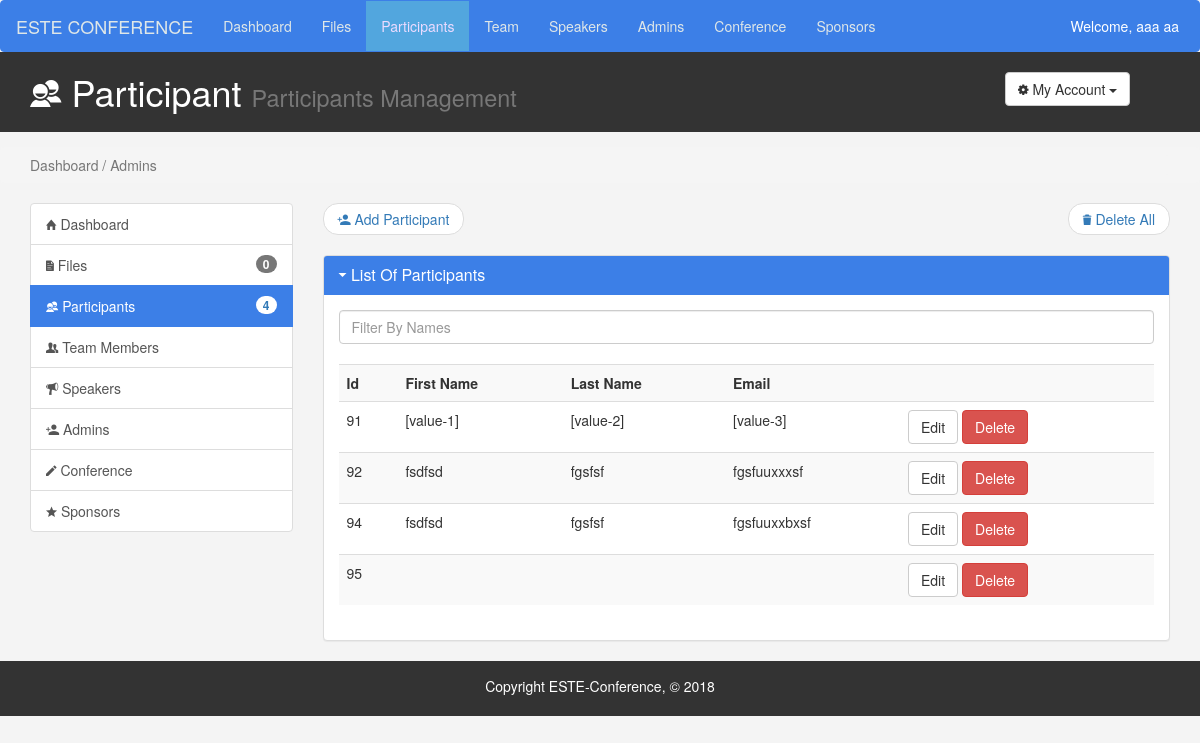
Page /view/V_Participant.php (signed in) on the committed database.
### tables this page shows
CREATE TABLE `participant` (
  `id` int(100) NOT NULL,
  `name` varchar(50) NOT NULL,
  `lastname` varchar(50) NOT NULL,
  `email` varchar(50) NOT NULL,
  `username` varchar(50) NOT NULL,
  `password` varchar(50) NOT NULL,
  `registration_date` datetime DEFAULT CURRENT_TIMESTAMP,
  `new_part` int(11) DEFAULT NULL,
  `phone_number` varchar(15) NOT NULL
);

### model/Admin.php (called while the page is built, shortened)
<?php
	require_once('Person.php');
	require_once('Participant.php');
	require_once('DAO.php');
	class Admin extends Person
	{
		public static function newFile1()
		{
			$dao = new DAO('pfe');
			$sql='SELECT count(new_file) FROM file WHERE new_file = 1';
			$result=$dao->getpdo()->query($sql);
			$var = $result->fetchColumn();
			return $var;
		}
		public static function showAllParticipant()
		{
			try
			{
				$dao = new DAO('pfe');
				$list = array();
				$list = $dao->getlist('Participant');
			}
			catch(Exception $e)
			{
				echo 'Message: ' .$e->getMessage();
				return false;
			}
			finally
			{
				return $list;
			}
		}
		public static function newPart1()
		{
			$dao = new DAO('pfe');
			$sql='SELECT count(new_part) FROM participant WHERE new_part = 1';
			$result=$dao->getpdo()->query($sql);
			$var = $result->fetchColumn();
			return $var;
		}
	}
?>

### model/DAO.php (called while the page is built, shortened)
<?php
class DAO
{
	private $pdo;
	function __construct($db)
	{
		$this->pdo = new PDO('mysql:host=localhost;dbname='.$db,'root','');
	}
    public function getpdo()
    {
        return $this->pdo;
    }
	function getlist($table_name)
	{
		$L=array();
		$sql="select * from ".$table_name;
		$result=$this->pdo->query($sql);
		while($dta=$result->fetch())
        {
			$L[] =  new $table_name($dta);
		}
		return $L;
	}
}
?>

### model/Person.php (called while the page is built, shortened)
<?php
	class Person
	{
		private $id;
		public function getid(){
			return $this->id;
		}
		public function setid($id){
			$this->id = $id ;
		}
	}
?>

### model/Participant.php (called while the page is built, shortened)
<?php
	require_once('Person.php');
	require_once('Admin.php');
    require_once('DAO.php');
    class Participant extends Person
    {
		function __construct($table)
		{
			$this->name = $table['name'];
			$this->lastname = $table['lastname'];
            $this->email = $table['email'];
		}
	}
?>

### view/V_Participant.php (the view, shortened to what this page needs)
<?php
    require_once '../model/Admin.php';
?>
<!doctype html>
<html>
<head>
    <link rel="stylesheet" href="css/bootstrap.min.css">
    <link rel="stylesheet" href="css/ionicons.min.css">
    <link rel="stylesheet" href="css/jBox.css">
    <link rel="stylesheet" href="css/style.css">
</head>
<body>
        <nav class="navbar navbar-default">
                <div class="container-fluid">
                  <div class="navbar-header">
                    <a class="navbar-brand" href="#">ESTE CONFERENCE</a>
                  </div>
                  <ul class="nav navbar-nav">
                    <li><a href="V_Dashboard.php">Dashboard</a></li>
                    <li><a onclick="update_file_badge();"> Files</a></li>
                    <li class="active"><a onclick="update_participant_badge();"> Participants</a></li>
                    <li><a href="V_Team.php"> Team</a></li>
                    <li><a href="V_Speakers.php"> Speakers</a></li>
                    <li><a href="V_Admins.php"> Admins</a></li>
                    <li><a href="V_Conference.php"> Conference</a></li>
                    <li><a href="V_Sponsors.php"> Sponsors</a></li>
                  </ul>
            	    <div class="navbar-right" style="color:white;margin-top:15px;">
         		 	  <span style="margin-right:20px">Welcome, <?php $admin_info=$_SESSION['Admin'];
                	  echo $admin_info->name.' '.$admin_info->lastname;  ?></span>
                </div>
                </div>
        </nav>
<header id="header">
        <div class="container">
            <div class="row">
                <div class="col-md-10">
                    <h1><span class="ion-android-contacts" aria-hidden="true"></span> Participant <small> Participants Management </small></h1>
                </div>
                <div class="col-md-2">
                    <div class="dropdown create">
                        <button class="btn btn-default dropdown-toggle" type="button" id="dropdownMenu1" data-toggle="dropdown" aria-haspopup="true" aria-expanded="true">
                            <span class="ion-gear-b" aria-hidden="true"></span> My Account
                            <span class="caret"></span>
                        </button>
                    </div>
                </div>
            </div>
        </div>
    </header>
    <section class="breadcrumb">
        <div class="container">
            <ol class="breadcrumb" style="padding:0;margin:0;">
                <li class="active">Dashboard / Admins</li>
            </ol>
        </div>
    </section>
    <section id="main">
        <div class="container">
            <div class="row">
                <div class="col-md-3">
                    <div class="list-group">
                        <a href="V_Dashboard.php" class="list-group-item"><span class="ion-home" aria-hidden="true"></span> Dashboard</a>
                        <a onclick="update_file_badge();"  class="list-group-item"><i class="ion-document-text"></i></span> Files<span class="badge"><?= Admin::newFile1() ?></span></a>
                        <a onclick="update_participant_badge();" class="list-group-item  active main-color-bg"><span class="ion-android-contacts" aria-hidden="true"></span> Participants</span><span class="badge"><?= Admin::newPart1()?></span></a>
                        <a href="V_Team.php" class="list-group-item"><span class="ion-person-stalker" aria-hidden="true"></span> Team Members</span></a>
                        <a href="V_Speaker.php" class="list-group-item"><span class="ion-speakerphone" aria-hidden="true"></span> Speakers</span></a>
                        <a href="V_Participant.php" class="list-group-item"><span class="ion-android-person-add" aria-hidden="true"></span> Admins</a>
                        <a href="V_Conference.php" class="list-group-item"><span class="ion-android-create" aria-hidden="true"></span> Conference</span></a>
                        <a href="V_Sponsor.php" class="list-group-item"><span class="ion-android-star" aria-hidden="true"></span> Sponsors</span></a>
                        </div>
                </div>
                 <div class="col-md-9">
                    <div class="row">
                            <div class="col-md-12">
                            <ul class="pager" style="margin-top:0;">
                                <li class="previous" style="cursor:pointer">
                                    <a type="button"  data-toggle="modal" data-target=".bd-example-modal-lg"><span class="ion-android-person-add"> Add Participant </span></a>
                                </li>
                                <li class="next" style="cursor:pointer">
                                    <a type="button"  onclick="delete_All_participants()"><span class="ion-trash-b" aria-hidden="true">  Delete All</span></a>
                                </li>
                            </ul>
                            </div>
                    </div>
                <div class="panel panel-default ">
                    <div class="panel-heading main-color-bg">
                        </span><h3 class="panel-title"><span class="ion-android-arrow-dropdown" aria-hidden="true"></span> List Of Participants</h3>
                    </div>
                    <div class="panel-body">
                        <div class="row">
                            <div class="col-md-12">
                                <input class="form-control" id="myInput" onkeyup="myFunction()" type="text" placeholder="Filter By Names"/>
                            </div>
                        </div>
                        <br>
                        <table id="myTable" class="table table-striped table-hover">
                                <tr class="header">
                                    <th>Id</th>
                                    <th>First Name</th>
                                    <th>Last Name</th>
                                    <th>Email</th>
                                    <th></th>
                                </tr>
                                    <?php
                                    $tab = Admin::showAllParticipant();
                                    foreach($tab as $value){
                                    ?>
                                    <tr>
                                        <td><?php echo $value->getid() ?></td>
                                        <td><?php echo $value->name ?></td>
                                        <td><?php echo $value->lastname ?></td>
                                        <td><?php echo $value->email ?></td>
                                        <td>
                                            <button type="button" id="sub<?php echo $value->getid() ?>" class="btn btn-default show_admin" onClick="getModal(<?php echo $value->getid() ?>,'<?= $value->name.' '.$value->lastname ?>')" >Edit</button>
                                            <button  onclick="delete_participant(<?php echo $value->getid() ?>)"  type="submit" name="delete_admin_btn" class="btn btn-danger" id="<?php echo $value->getid() ?>">Delete</button>
                                        </td>
                                    </tr>
                                     <?php
                                    }
                                    ?>
                            </table>
                    </div>
                </div>
            </div>
        </div>
    </section>
    <footer id="footer">
        <p>Copyright ESTE-Conference, &copy; 2018</p>
    </footer>
</body>
</html>

### view/css/style.css (style rules this page uses)
body { background: #f4f4f4; }
.main-color-bg { background: #0099ff !important; border-color: #0099ff !important; color: #fff !important; }
.navbar { margin: 0; padding:0; }
.navbar-default { background-color: #3c7fe7; border-color: #3c7fe7; }
.navbar-default .navbar-brand { color: #dfe7e8; }
.navbar-default .navbar-nav > li > a { color: #dfe7e8; }
.navbar-default .navbar-nav > .active > a, .navbar-default .navbar-nav > .active > a:hover, .navbar-default .navbar-nav > .active > a:focus { color: #ecdbff; background-color: #52a6de; }
#header { background: #333333; color:#fff; padding-bottom: 10px; margin-bottom: 15px; }
#header .create { padding-top:20px; }
.main-color-bg { background: #3c7fe7 !important; border-color: #3c7fe7 !important; color: #fff !important; }
#footer { background: #333333; color:#fff; padding: 10px; padding-top: 15px; text-align: center; }

### rows in the picture
participant: id "91", name "[value-1]", lastname "[value-2]", email "[value-3]"
participant: id "92", name "fsdfsd", lastname "fgsfsf", email "fgsfuuxxxsf"
participant: id "94", name "fsdfsd", lastname "fgsfsf", email "fgsfuuxxbxsf"
participant: id "95"

### other values in the picture
$admin_info->name "aaa"
$admin_info->lastname "aa"
Admin::newFile1() "0"
Admin::newPart1() "4"
